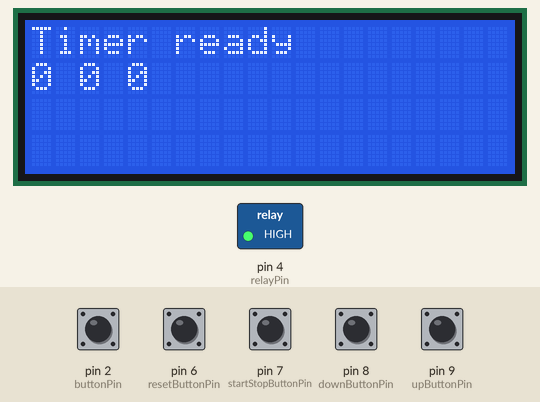
Bench run of a sketch on a simulated Arduino Uno, built with avr-gcc and run on an emulated ATmega328P. Shown: 20×4 character LCD, switched loads named in the sketch (green lamp = pin HIGH). The inputs (shaded band) are chosen by the test bench; at power-on: pin 2 (buttonPin), pin 6 (resetButtonPin), pin 7 (startStopButtonPin), pin 8 (downButtonPin), pin 9 (upButtonPin) LOW.

Above: at 1.3 s.
1.4 s: pin 6 (resetButtonPin) pulled HIGH for 1 s
At 3.1 s:
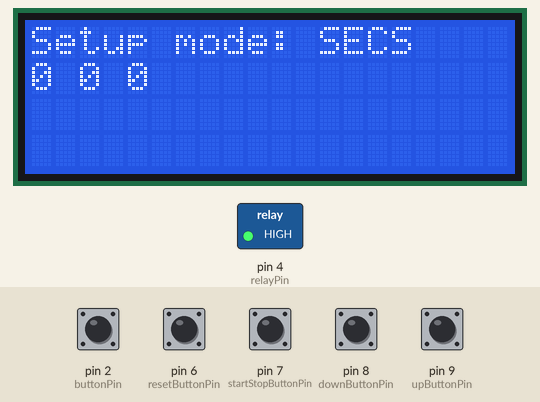
3.9 s: pin 7 (startStopButtonPin) pulled HIGH for 0.15 s
At 5.1 s:
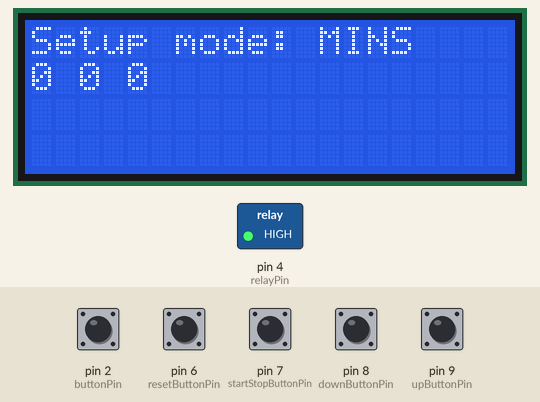
5.5 s: pin 7 (startStopButtonPin) pulled HIGH for 1 s
At 6.6 s:
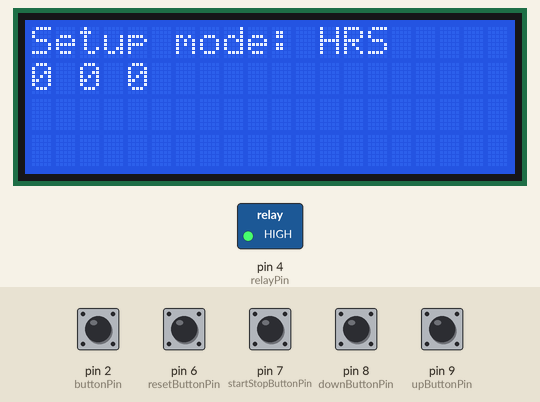
8.0 s: pin 2 (buttonPin) pulled HIGH for 0.15 s
At 8.1 s:
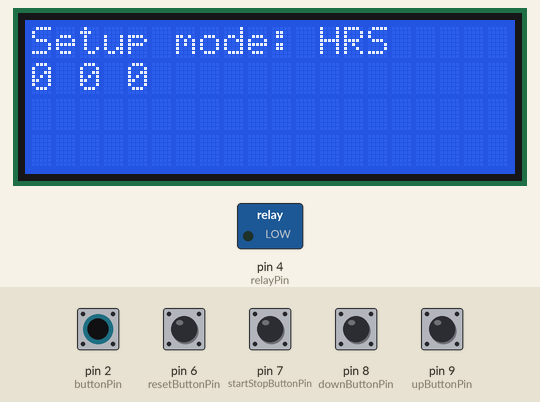
9.6 s: pin 8 (downButtonPin) pulled HIGH for 0.15 s
At 10.0 s:
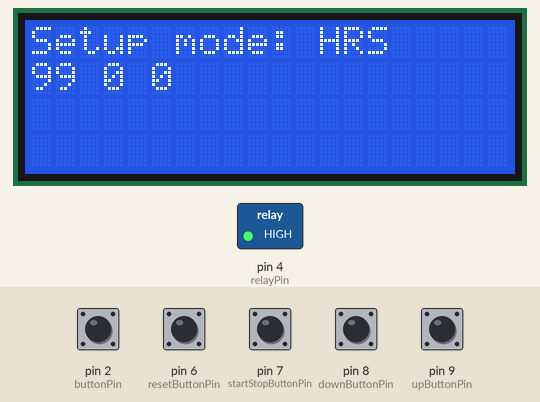
11.2 s: pin 6 (resetButtonPin) pulled HIGH for 0.15 s
At 11.5 s:
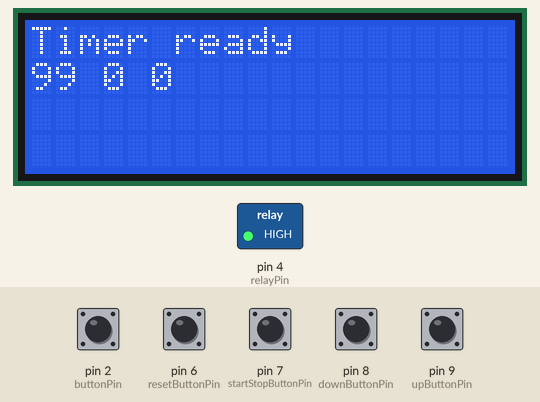
Timing chart, 0 to 13.8 s (numbered marks = the images above; inputs shaded):
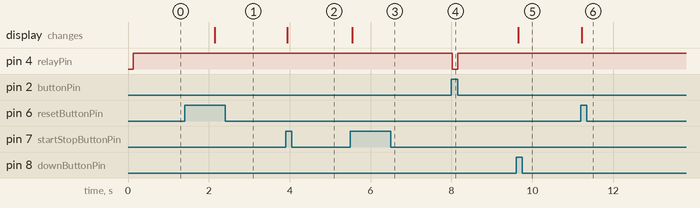

The sketch:

darkroomTimer.ino
```cpp
#include <Time.h>
#include <TimeLib.h>
#include <LiquidCrystal.h>
#include <TimeLib.h> // FIX 2018-08-12 This fixes «‘now’ was not declared in this scope» error
#include <Wire.h>
#include <LiquidCrystal_I2C.h>

LiquidCrystal_I2C lcd(0x27,20,4);  // set the LCD address to 0x27 for a 16 chars and 2 line display

const int resetButtonPin = 6;
const int startStopButtonPin = 7;
const int downButtonPin = 8;
const int upButtonPin = 9;
const int buttonPin = 2;
const int relayPin = 4;

int buttonState = 0;

int setupHours = 0;     // How many hours will count down when started
int setupMinutes = 0;   // How many minutes will count down when started
int setupSeconds = 0;   // How many seconds will count down when started
time_t setupTime = 0;

int currentHours = 0;
int currentMinutes = 0;
int currentSeconds = 0;
time_t currentTime = 0;

time_t startTime = 0;
time_t elapsedTime = 0;

int resetButtonState = LOW;
long resetButtonLongPressCounter = 0;
int startStopButtonState = LOW;
int upButtonState = LOW;
int downButtonState = LOW;
int resetButtonPrevState = LOW;
int startStopButtonPrevState = LOW;
int relayState = LOW;
int upButtonPrevState = LOW;
int downButtonPrevState = LOW;
bool resetButtonPressed = false;
bool resetButtonLongPressed = false;
bool startStopButtonPressed = false;
bool upButtonPressed = false;
bool downButtonPressed = false;
bool relayActive = false;

const int MODE_IDLE = 0;
const int MODE_SETUP = 1;
const int MODE_RUNNING = 2;
const int MODE_RINGING = 3;

const int MODE_ON = 0;
const int MODE_OFF = 1;
int relayMode = 0;

int currentMode = MODE_IDLE;    // 0=idle 1=setup 2=running 3=ringing
                                // Power up --> idle
                                // Reset --> idle
                                //  Start/Stop --> start or stop counter
                                //  Up / Down --> NOP
                                // Reset (long press) --> enter setup
                                //   Start/Stop --> data select
                                //   Up --> increase current data value
                                //   Down --> decrease current data value
                                //   Reset --> exit setup (idle)

int dataSelection = 0;  // Currently selected data for edit (setup mode, changes with Start/Stop)
                        // 0=hours (00-99) 1=minutes (00-59) 2=seconds (00-59)

void setup() {
  // put your setup code here, to run once:
  lcd.init();
  lcd.init();
  pinMode(resetButtonPin, INPUT);
  pinMode(startStopButtonPin, INPUT);
  pinMode(upButtonPin, INPUT);
  pinMode(downButtonPin, INPUT);
  pinMode(buttonPin, INPUT);
  pinMode(relayPin, OUTPUT);
  Serial.begin(9600);
}

void loop() {
  // put your main code here, to run repeatedly:
  startStopButtonPressed = false;
  upButtonPressed = false;
  downButtonPressed = false;
  relayActive = false;
  buttonState = digitalRead(buttonPin);

  /*
   * Relay on/off button management
   */
  if (buttonState == HIGH) {
    digitalWrite(relayPin, LOW);
  } else {
    digitalWrite(relayPin, HIGH);
  }

  /*
   * Reset button management
   */
  resetButtonPressed = false;
  resetButtonLongPressed = false;
  resetButtonState = digitalRead(resetButtonPin);
  if(resetButtonState != resetButtonPrevState)
  {
    resetButtonPressed = resetButtonState == HIGH;
    resetButtonPrevState = resetButtonState;
  }
  else  // Long press management...
  {
    if(resetButtonState == HIGH)
    {
      resetButtonLongPressCounter++;
      if(resetButtonLongPressCounter == 20)
      {
        resetButtonPressed = false;
        resetButtonLongPressed = true;
        resetButtonLongPressCounter = 0;
      }
    }
    else
    {
      resetButtonLongPressCounter = 0;
      resetButtonPressed = false;
      resetButtonLongPressed = false;
    }
  }

  /*
   * Start/Stop button management
   */
  startStopButtonPressed = false;
  startStopButtonState = digitalRead(startStopButtonPin);
  if(startStopButtonState != startStopButtonPrevState)
  {
    startStopButtonPressed = startStopButtonState == HIGH;
    startStopButtonPrevState = startStopButtonState;
  }

  /*
   * Down button management
   */
  downButtonPressed = false;
  downButtonState = digitalRead(downButtonPin);
  if(downButtonState != downButtonPrevState)
  {
    downButtonPressed = downButtonState == HIGH;
    downButtonPrevState = downButtonState;
  }

  /*
   * Up button management
   */
  upButtonPressed = false;
  upButtonState = digitalRead(upButtonPin);
  if(upButtonState != upButtonPrevState)
  {
    upButtonPressed = upButtonState == HIGH;
    upButtonPrevState = upButtonState;
  }

  /*
   * Mode management
   */
  switch(currentMode)
  {
    case MODE_IDLE:
      if(resetButtonPressed)
      {
        Reset();
      }
      if(resetButtonLongPressed)
      {
        currentMode = MODE_SETUP;
      }
      if(startStopButtonPressed)
      {
        currentMode = currentMode == MODE_IDLE ? MODE_RUNNING : MODE_IDLE;
        if(currentMode == MODE_RUNNING)
        {
          // STARTING TIMER!
          startTime = now();
        }
      }
      break;

    case MODE_SETUP:
      if(resetButtonPressed)
      {
        // Exit setup mode
        setupTime = setupSeconds + (60 * setupMinutes) + (3600 * setupHours);
        currentHours = setupHours;
        currentMinutes = setupMinutes;
        currentSeconds = setupSeconds;
        dataSelection = 0;
        currentMode = MODE_IDLE;
      }
      if(startStopButtonPressed)
      {
        // Select next data to adjust
        dataSelection++;
        if(dataSelection == 3)
        {
          dataSelection = 0;
        }
      }
      if(downButtonPressed)
      {
        switch(dataSelection)
        {
          case 0: // seconds
            setupSeconds--;
            if(setupSeconds == -1)
            {
              setupSeconds = 59;
            }
            break;

          case 1: // minutes
            setupMinutes--;
            if(setupMinutes == -1)
            {
              setupMinutes = 59;
            }
            break;
          case 2: // hours
            setupHours--;
            if(setupHours == -1)
            {
              setupHours = 99;
            }
            break;
        }
      }
      if(upButtonPressed)
      {
        switch(dataSelection)
        {
          case 0: // seconds
            setupSeconds++;
            if(setupSeconds == 60)
            {
              setupSeconds = 0;
            }
            break;

          case 1: // minutes
            setupMinutes++;
            if(setupMinutes == 60)
            {
              setupMinutes = 0;
            }
            break;
          case 2: // hours
            setupHours++;
            if(setupHours == 100)
            {
              setupHours = 0;
            }
            break;
        }
      }
      break;

    case MODE_RUNNING:
      if(startStopButtonPressed)
      {
        currentMode = MODE_IDLE;
      }
      if(resetButtonPressed)
      {
        Reset();
        currentMode = MODE_IDLE;
      }
      break;
  }

  /*
   * Time management
   */
  switch(currentMode)
  {
    case MODE_IDLE:
    case MODE_SETUP:
      // NOP
      break;
    case MODE_RUNNING:
      currentTime = setupTime - (now() - startTime);
      digitalWrite(relayPin, LOW);
      if(currentTime <= 0)
      {
        digitalWrite(relayPin, HIGH);
        currentMode = MODE_IDLE;
      }
      break;
  }

  /*
   * LCD management
   */
  //lcd.clear();
  lcd.backlight();
  lcd.setCursor(0, 0);
  switch(currentMode)
  {
    case MODE_IDLE:
      lcd.print("Timer ready     ");
      lcd.setCursor(0, 1);
      lcd.print(currentHours);
      lcd.print(" ");
      lcd.print(currentMinutes);
      lcd.print(" ");
      lcd.print(currentSeconds);
      lcd.print("    ");
      break;
    case MODE_SETUP:
      lcd.print("Setup mode: ");
      switch(dataSelection)
      {
        case 0:
          lcd.print("SECS");
          break;
        case 1:
          lcd.print("MINS");
          break;
        case 2:
          lcd.print("HRS ");
          break;
      }
      lcd.setCursor(0, 1);
      lcd.print(setupHours);
      lcd.print(" ");
      lcd.print(setupMinutes);
      lcd.print(" ");
      lcd.print(setupSeconds);
      lcd.print("    ");
      break;
    case MODE_RUNNING:
      lcd.print("Counting down...");
      lcd.setCursor(0, 1);
      if(hour(currentTime) < 10) lcd.print("0");
      lcd.print(hour(currentTime));
      lcd.print(":");
      if(minute(currentTime) < 10) lcd.print("0");
      lcd.print(minute(currentTime));
      lcd.print(":");
      if(second(currentTime) < 10) lcd.print("0");
      lcd.print(second(currentTime));
      break;
  }
  delay(10);
}

void Reset()
{
  currentMode = MODE_IDLE;
  currentHours = setupHours;
  currentMinutes = setupMinutes;
  currentSeconds = setupSeconds;
}
```

Measured:
- after the input at 1.4 s, the display: changes after 0.75 s (image 1)
- after the input at 3.9 s, the display: changes at once (image 2)
- after the input at 5.5 s, the display: changes at once (image 3)
- after the input at 8.0 s, pin 4 (relayPin): HIGH → LOW at once, → HIGH 0.14 s later
- after the input at 9.6 s, the display: changes after 0.05 s (image 5)
- after the input at 11.2 s, the display: changes at once (image 6)
